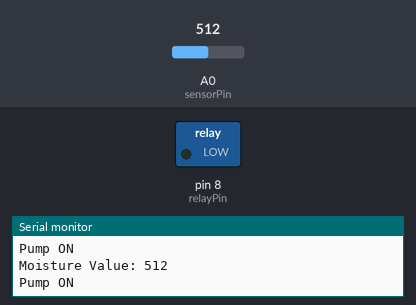
The sketch below on a simulated Arduino Uno, built with avr-gcc and run on an emulated ATmega328P. Parts: switched loads named in the sketch (green lamp = pin HIGH), the last lines printed to the serial monitor. Inputs (shaded band) come from the test bench; at power-on: A0 (sensorPin) = 512.

Above: at 1.3 s.
1.4 s: A0 (sensorPin) set to 409
2.9 s: A0 (sensorPin) set to 394
At 3.5 s:
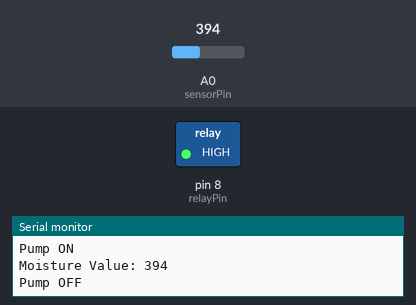
4.5 s: A0 (sensorPin) set to 410
At 5.7 s:
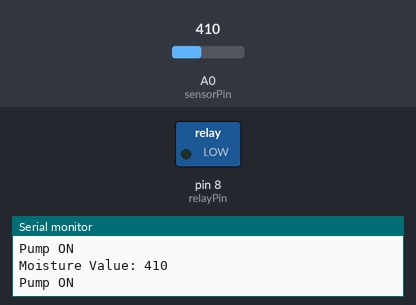
6.0 s: A0 (sensorPin) set to 390
At 7.1 s:
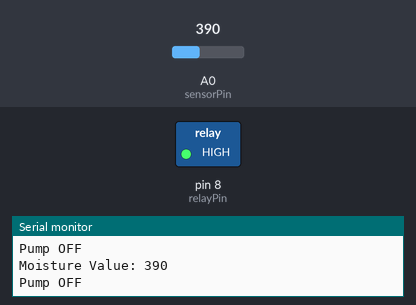
Timing chart, 0 to 8.5 s (numbered marks = the images above; inputs shaded):
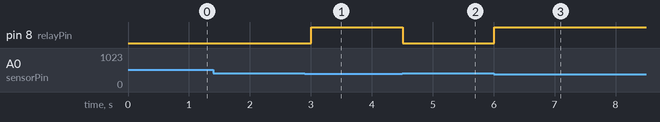

The sketch:

G8_Smart_irrigation_system.ino
```cpp
int sensorPin = A0;     // Soil sensor analog pin
int relayPin  = 8;      // Relay control pin
int moisture;

void setup() {
  Serial.begin(9600);
  pinMode(relayPin, OUTPUT);
  digitalWrite(relayPin, HIGH); // Relay OFF
}

void loop() {
  moisture = analogRead(sensorPin);
  Serial.print("Moisture Value: ");
  Serial.println(moisture);

  if (moisture > 400) {     // Soil DRY -> High value
    digitalWrite(relayPin, LOW);   // Pump ON
    Serial.println("Pump ON");
  }
  else {                    // Soil WET -> Low value
    digitalWrite(relayPin, HIGH);  // Pump OFF
    Serial.println("Pump OFF");
  }

  delay(500);
}
```

Measured:
- the behaviour switches between 401 and 400 on A0 (sensorPin) (found by bisection; images 0 and 1)
- after the input at 2.9 s, pin 8 (relayPin): LOW → HIGH after 0.10 s
- after the input at 4.5 s, pin 8 (relayPin): HIGH → LOW at once
- after the input at 6.0 s, pin 8 (relayPin): LOW → HIGH at once
